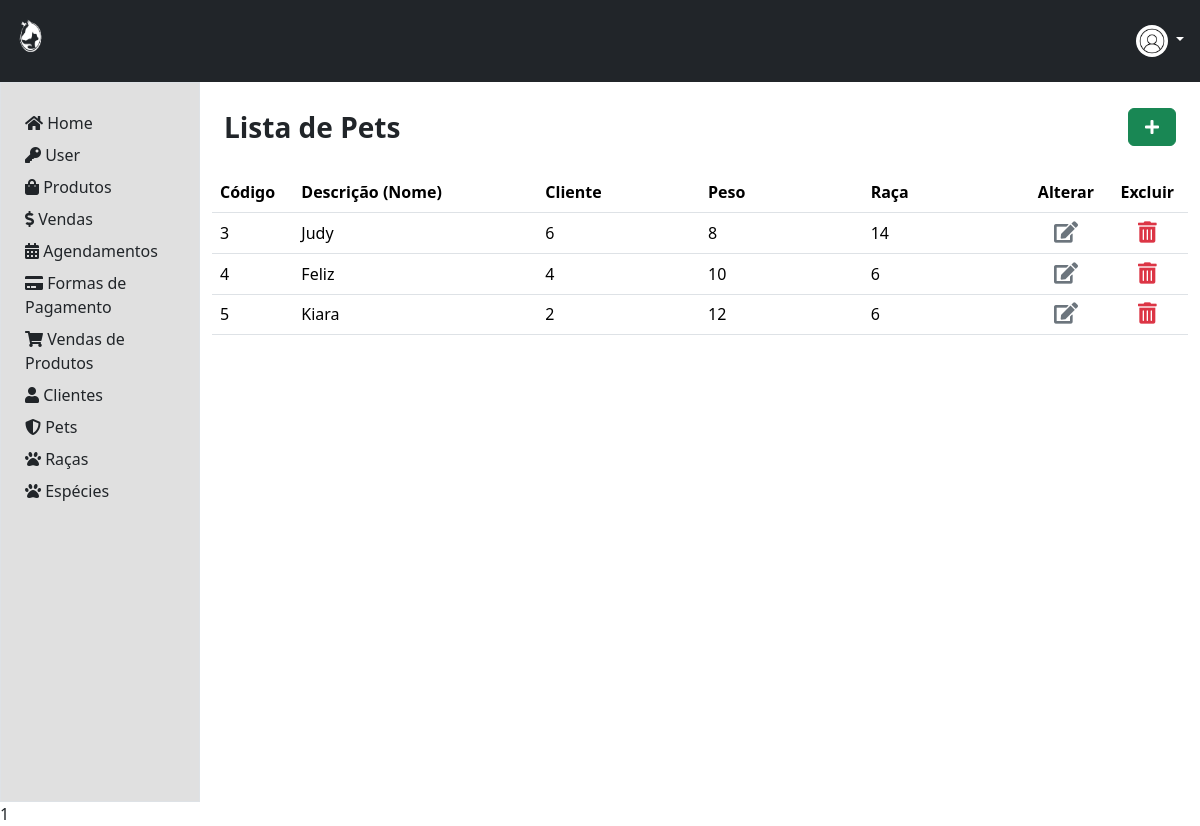
The app's page /area-admin/pets/index.php with its own data.
### tables this page shows
CREATE TABLE `tbpet` (
  `codPet` int(11) NOT NULL,
  `descPet` varchar(100) NOT NULL,
  `codCliente` int(11) NOT NULL,
  `pesoPet` float NOT NULL,
  `codRaca` int(11) NOT NULL
);

### dao/PetDao.php (called while the page is built, shortened)
<?php
    class PetDao {
        public static function selectAll () {
            $conexao = Conexao::conectar();
            $query = "SELECT * FROM tbpet";
            $stmt = $conexao->prepare($query);
            $stmt->execute();
            return $stmt->fetchAll();
        }
    }
?>

### area-admin/pets/index.php (the view, shortened to what this page needs)
<?php
  require_once '../../dao/PetDao.php';
  $pets = PetDao::selectAll();
?>
<!DOCTYPE html>
<html lang="pt-br">
<head>
  <link href="https://cdn.jsdelivr.net/npm/bootstrap@5.3.2/dist/css/bootstrap.min.css" rel="stylesheet">
  <link rel="stylesheet" href="https://use.fontawesome.com/releases/v5.3.1/css/all.css">
  <link rel="stylesheet" href="css/style.css">
</head>
<body style="justify-content: center; align-items: center; height: 100vh ">
  <?php
      include('./../../componentes/header-adm.php');
  ?>
  <div class="container-fluid" style="height: 90vh">
    <div class="row h-100">
      <?php
      include('./../../componentes/menu-adm.php');
      ?>
      <div class="col-md-10  p-4 borber">
        <div class="row align-items-center mb-4">
          <div class="col fs-3 fw-semibold">
            Lista de Pets
          </div>
          <div class="col text-end ">
            <a class="btn btn-success px-3" role="button" aria-disabled="true" href="register-pets.php"><i
                class="fas fa-plus" aria-hidden="true"></i></a>
          </div>
        </div>
        <div class=" row">
          <table class="table table-hover">
            <thead>
              <tr>
                <th class="col-md-1">Código</th>
                <th class="col-md-3">Descrição (Nome)</th>
                <th class="col-md-2">Cliente</th>
                <th class="col-md-2">Peso</th>
                <th class="col-md-2">Raça</th>
                <th class="text-center col-md-1">Alterar</th>
                <th class="text-center col-md-1">Excluir</th>
              </tr>
              <?php foreach($pets as $pet) { ?>
              <tr>
                <td><?=$pet[0]?></td>
                <td><?=$pet[1]?></td>
                <td><?=$pet[2]?></td>
                <td><?=$pet[3]?></td>
                <td><?=$pet[4]?></td>
                <td class="text-center">
                  <form action="process-pets.php" method="POST">
                    <button type="submit" class="dropdown-item" ><i
                        class="fas fa-edit fa-lg text-secondary"></i>
                    </button>
                  </form>
                </td>
                <td class="text-center ">
                  <a class="dropdown-item" onclick="modalRemover(<?=$pet[0]?>,'codDeletar')">
                    <i class="fas fa-trash-alt fa-lg text-danger"></i>
                  </a>
                </td>
              <tr>
              <?php } ?>
            </thead>
          </table>
        </div>
      </div>
    </div>
  </div>
  <?= require './../../componentes/modal.php'?>
</body>
</html>

### css/style.css (style rules this page uses)
a { position: relative; text-decoration: none; }

### records on screen
tbpet: codPet "3", descPet "Judy", codCliente "6", pesoPet "8", codRaca "14"
tbpet: codPet "4", descPet "Feliz", codCliente "4", pesoPet "10", codRaca "6"
tbpet: codPet "5", descPet "Kiara", codCliente "2", pesoPet "12", codRaca "6"

### other values on screen
require './../../componentes/modal.php' "1"
